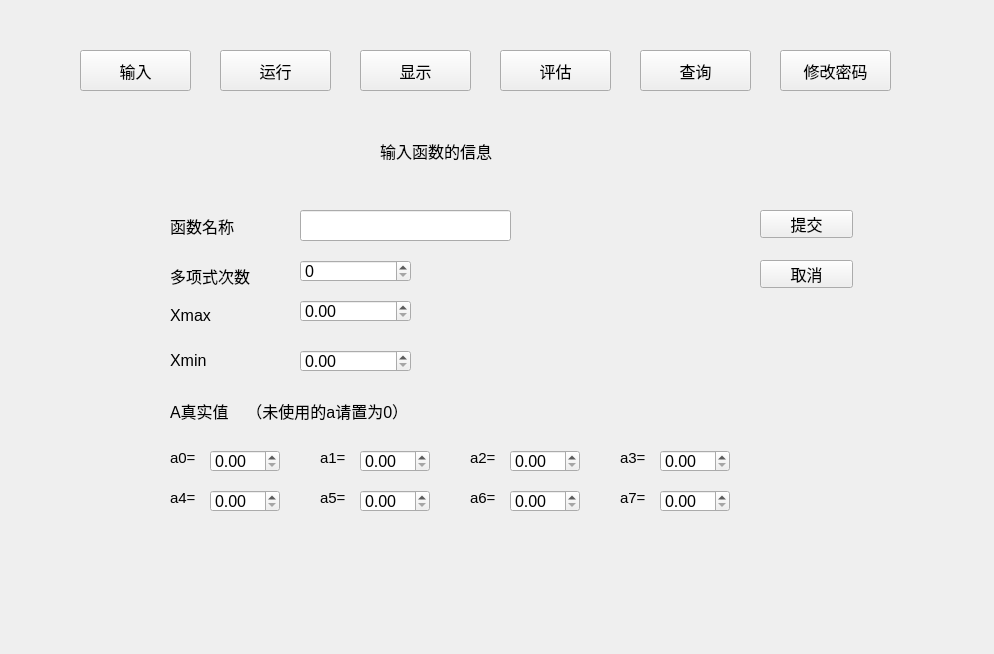
<?xml version="1.0" encoding="UTF-8"?>
<ui version="4.0">
 <class>Widget</class>
 <widget class="QWidget" name="Widget">
  <property name="geometry">
   <rect>
    <x>0</x>
    <y>0</y>
    <width>994</width>
    <height>654</height>
   </rect>
  </property>
  <property name="windowTitle">
   <string>Widget</string>
  </property>
  <widget class="QPushButton" name="RunButton">
   <property name="geometry">
    <rect>
     <x>220</x>
     <y>50</y>
     <width>111</width>
     <height>41</height>
    </rect>
   </property>
   <property name="font">
    <font>
     <pointsize>12</pointsize>
    </font>
   </property>
   <property name="text">
    <string>运行</string>
   </property>
  </widget>
  <widget class="QPushButton" name="FindButton">
   <property name="geometry">
    <rect>
     <x>640</x>
     <y>50</y>
     <width>111</width>
     <height>41</height>
    </rect>
   </property>
   <property name="font">
    <font>
     <pointsize>12</pointsize>
    </font>
   </property>
   <property name="text">
    <string>查询</string>
   </property>
  </widget>
  <widget class="QStackedWidget" name="StackedWidget">
   <property name="geometry">
    <rect>
     <x>60</x>
     <y>130</y>
     <width>801</width>
     <height>441</height>
    </rect>
   </property>
   <property name="font">
    <font>
     <pointsize>12</pointsize>
    </font>
   </property>
   <widget class="QWidget" name="Input">
    <widget class="QLabel" name="label">
     <property name="geometry">
      <rect>
       <x>320</x>
       <y>0</y>
       <width>231</width>
       <height>41</height>
      </rect>
     </property>
     <property name="font">
      <font>
       <family>Arial</family>
       <pointsize>12</pointsize>
      </font>
     </property>
     <property name="text">
      <string>输入函数的信息</string>
     </property>
    </widget>
    <widget class="QLabel" name="label_2">
     <property name="geometry">
      <rect>
       <x>110</x>
       <y>80</y>
       <width>91</width>
       <height>31</height>
      </rect>
     </property>
     <property name="text">
      <string>函数名称</string>
     </property>
    </widget>
    <widget class="QLabel" name="label_3">
     <property name="geometry">
      <rect>
       <x>110</x>
       <y>130</y>
       <width>111</width>
       <height>31</height>
      </rect>
     </property>
     <property name="text">
      <string>多项式次数</string>
     </property>
    </widget>
    <widget class="QLabel" name="label_4">
     <property name="geometry">
      <rect>
       <x>110</x>
       <y>170</y>
       <width>81</width>
       <height>31</height>
      </rect>
     </property>
     <property name="text">
      <string>Xmax</string>
     </property>
    </widget>
    <widget class="QLabel" name="label_5">
     <property name="geometry">
      <rect>
       <x>110</x>
       <y>210</y>
       <width>91</width>
       <height>41</height>
      </rect>
     </property>
     <property name="text">
      <string>Xmin</string>
     </property>
    </widget>
    <widget class="QLabel" name="label_6">
     <property name="geometry">
      <rect>
       <x>110</x>
       <y>260</y>
       <width>291</width>
       <height>41</height>
      </rect>
     </property>
     <property name="text">
      <string>A真实值    （未使用的a请置为0）</string>
     </property>
    </widget>
    <widget class="QLabel" name="label_7">
     <property name="geometry">
      <rect>
       <x>260</x>
       <y>320</y>
       <width>72</width>
       <height>15</height>
      </rect>
     </property>
     <property name="font">
      <font>
       <family>Arial</family>
       <pointsize>11</pointsize>
      </font>
     </property>
     <property name="text">
      <string>a1=</string>
     </property>
    </widget>
    <widget class="QLabel" name="label_8">
     <property name="geometry">
      <rect>
       <x>410</x>
       <y>320</y>
       <width>72</width>
       <height>15</height>
      </rect>
     </property>
     <property name="font">
      <font>
       <family>Arial</family>
       <pointsize>11</pointsize>
      </font>
     </property>
     <property name="text">
      <string>a2=</string>
     </property>
    </widget>
    <widget class="QLabel" name="label_9">
     <property name="geometry">
      <rect>
       <x>560</x>
       <y>320</y>
       <width>72</width>
       <height>15</height>
      </rect>
     </property>
     <property name="font">
      <font>
       <family>Arial</family>
       <pointsize>11</pointsize>
      </font>
     </property>
     <property name="text">
      <string>a3=</string>
     </property>
    </widget>
    <widget class="QLabel" name="label_10">
     <property name="geometry">
      <rect>
       <x>110</x>
       <y>360</y>
       <width>72</width>
       <height>15</height>
      </rect>
     </property>
     <property name="font">
      <font>
       <family>Arial</family>
       <pointsize>11</pointsize>
      </font>
     </property>
     <property name="text">
      <string>a4=</string>
     </property>
    </widget>
    <widget class="QLabel" name="label_11">
     <property name="geometry">
      <rect>
       <x>260</x>
       <y>360</y>
       <width>72</width>
       <height>15</height>
      </rect>
     </property>
     <property name="font">
      <font>
       <family>Arial</family>
       <pointsize>11</pointsize>
      </font>
     </property>
     <property name="text">
      <string>a5=</string>
     </property>
    </widget>
    <widget class="QLabel" name="label_12">
     <property name="geometry">
      <rect>
       <x>410</x>
       <y>360</y>
       <width>72</width>
       <height>15</height>
      </rect>
     </property>
     <property name="font">
      <font>
       <family>Arial</family>
       <pointsize>11</pointsize>
      </font>
     </property>
     <property name="text">
      <string>a6=</string>
     </property>
    </widget>
    <widget class="QLabel" name="label_13">
     <property name="geometry">
      <rect>
       <x>560</x>
       <y>360</y>
       <width>72</width>
       <height>15</height>
      </rect>
     </property>
     <property name="font">
      <font>
       <family>Arial</family>
       <pointsize>11</pointsize>
      </font>
     </property>
     <property name="text">
      <string>a7=</string>
     </property>
    </widget>
    <widget class="QLabel" name="label_14">
     <property name="geometry">
      <rect>
       <x>110</x>
       <y>320</y>
       <width>72</width>
       <height>16</height>
      </rect>
     </property>
     <property name="font">
      <font>
       <family>Arial</family>
       <pointsize>11</pointsize>
      </font>
     </property>
     <property name="text">
      <string>a0=</string>
     </property>
    </widget>
    <widget class="QLineEdit" name="nameline">
     <property name="geometry">
      <rect>
       <x>240</x>
       <y>80</y>
       <width>211</width>
       <height>31</height>
      </rect>
     </property>
    </widget>
    <widget class="QPushButton" name="pushButton">
     <property name="geometry">
      <rect>
       <x>700</x>
       <y>80</y>
       <width>93</width>
       <height>28</height>
      </rect>
     </property>
     <property name="text">
      <string>提交</string>
     </property>
    </widget>
    <widget class="QPushButton" name="pushButton_2">
     <property name="geometry">
      <rect>
       <x>700</x>
       <y>130</y>
       <width>93</width>
       <height>28</height>
      </rect>
     </property>
     <property name="text">
      <string>取消</string>
     </property>
    </widget>
    <widget class="QSpinBox" name="nspinBox">
     <property name="geometry">
      <rect>
       <x>240</x>
       <y>130</y>
       <width>111</width>
       <height>22</height>
      </rect>
     </property>
    </widget>
    <widget class="QDoubleSpinBox" name="XmaxdoubleSpinBox">
     <property name="geometry">
      <rect>
       <x>240</x>
       <y>170</y>
       <width>111</width>
       <height>22</height>
      </rect>
     </property>
    </widget>
    <widget class="QDoubleSpinBox" name="XmindoubleSpinBox">
     <property name="geometry">
      <rect>
       <x>240</x>
       <y>220</y>
       <width>111</width>
       <height>22</height>
      </rect>
     </property>
    </widget>
    <widget class="QDoubleSpinBox" name="a0SpinBox">
     <property name="geometry">
      <rect>
       <x>150</x>
       <y>320</y>
       <width>70</width>
       <height>22</height>
      </rect>
     </property>
    </widget>
    <widget class="QDoubleSpinBox" name="a1SpinBox">
     <property name="geometry">
      <rect>
       <x>300</x>
       <y>320</y>
       <width>70</width>
       <height>22</height>
      </rect>
     </property>
    </widget>
    <widget class="QDoubleSpinBox" name="a2SpinBox">
     <property name="geometry">
      <rect>
       <x>450</x>
       <y>320</y>
       <width>70</width>
       <height>22</height>
      </rect>
     </property>
    </widget>
    <widget class="QDoubleSpinBox" name="a3SpinBox">
     <property name="geometry">
      <rect>
       <x>600</x>
       <y>320</y>
       <width>70</width>
       <height>22</height>
      </rect>
     </property>
    </widget>
    <widget class="QDoubleSpinBox" name="a4SpinBox">
     <property name="geometry">
      <rect>
       <x>150</x>
       <y>360</y>
       <width>70</width>
       <height>22</height>
      </rect>
     </property>
    </widget>
    <widget class="QDoubleSpinBox" name="a5SpinBox">
     <property name="geometry">
      <rect>
       <x>300</x>
       <y>360</y>
       <width>70</width>
       <height>22</height>
      </rect>
     </property>
    </widget>
    <widget class="QDoubleSpinBox" name="a6SpinBox">
     <property name="geometry">
      <rect>
       <x>450</x>
       <y>360</y>
       <width>70</width>
       <height>22</height>
      </rect>
     </property>
    </widget>
    <widget class="QDoubleSpinBox" name="a7SpinBox">
     <property name="geometry">
      <rect>
       <x>600</x>
       <y>360</y>
       <width>70</width>
       <height>22</height>
      </rect>
     </property>
    </widget>
   </widget>
   <widget class="QWidget" name="Show">
    <widget class="QLabel" name="label_15">
     <property name="geometry">
      <rect>
       <x>350</x>
       <y>10</y>
       <width>141</width>
       <height>41</height>
      </rect>
     </property>
     <property name="text">
      <string>显示数据</string>
     </property>
    </widget>
    <widget class="QTableView" name="a_tableView">
     <property name="geometry">
      <rect>
       <x>60</x>
       <y>60</y>
       <width>291</width>
       <height>251</height>
      </rect>
     </property>
    </widget>
    <widget class="QTableView" name="a__tableView">
     <property name="geometry">
      <rect>
       <x>460</x>
       <y>60</y>
       <width>301</width>
       <height>251</height>
      </rect>
     </property>
    </widget>
    <widget class="QLabel" name="label_16">
     <property name="geometry">
      <rect>
       <x>170</x>
       <y>320</y>
       <width>91</width>
       <height>31</height>
      </rect>
     </property>
     <property name="font">
      <font>
       <family>Arial</family>
       <pointsize>11</pointsize>
      </font>
     </property>
     <property name="text">
      <string>真实的a</string>
     </property>
    </widget>
    <widget class="QLabel" name="label_17">
     <property name="geometry">
      <rect>
       <x>550</x>
       <y>330</y>
       <width>91</width>
       <height>21</height>
      </rect>
     </property>
     <property name="font">
      <font>
       <family>Arial</family>
       <pointsize>11</pointsize>
      </font>
     </property>
     <property name="text">
      <string>拟合后的a'</string>
     </property>
    </widget>
    <widget class="QPushButton" name="showButton">
     <property name="geometry">
      <rect>
       <x>260</x>
       <y>380</y>
       <width>93</width>
       <height>28</height>
      </rect>
     </property>
     <property name="text">
      <string>显示</string>
     </property>
    </widget>
    <widget class="QPushButton" name="pushButton_4">
     <property name="geometry">
      <rect>
       <x>480</x>
       <y>380</y>
       <width>93</width>
       <height>28</height>
      </rect>
     </property>
     <property name="text">
      <string>清除</string>
     </property>
    </widget>
   </widget>
   <widget class="QWidget" name="Find">
    <widget class="QLabel" name="label_18">
     <property name="geometry">
      <rect>
       <x>340</x>
       <y>0</y>
       <width>131</width>
       <height>31</height>
      </rect>
     </property>
     <property name="text">
      <string>查询函数</string>
     </property>
    </widget>
    <widget class="QLabel" name="label_19">
     <property name="geometry">
      <rect>
       <x>230</x>
       <y>390</y>
       <width>81</width>
       <height>21</height>
      </rect>
     </property>
     <property name="text">
      <string>函数次数</string>
     </property>
    </widget>
    <widget class="QPushButton" name="FindnameButton">
     <property name="geometry">
      <rect>
       <x>460</x>
       <y>390</y>
       <width>93</width>
       <height>28</height>
      </rect>
     </property>
     <property name="text">
      <string>查找</string>
     </property>
    </widget>
    <widget class="QTableView" name="a__tableView_2">
     <property name="geometry">
      <rect>
       <x>450</x>
       <y>50</y>
       <width>341</width>
       <height>261</height>
      </rect>
     </property>
    </widget>
    <widget class="QTableView" name="a_tableView_2">
     <property name="geometry">
      <rect>
       <x>50</x>
       <y>50</y>
       <width>311</width>
       <height>261</height>
      </rect>
     </property>
    </widget>
    <widget class="QLabel" name="label_23">
     <property name="geometry">
      <rect>
       <x>140</x>
       <y>320</y>
       <width>91</width>
       <height>31</height>
      </rect>
     </property>
     <property name="font">
      <font>
       <family>Arial</family>
       <pointsize>11</pointsize>
      </font>
     </property>
     <property name="text">
      <string>真实的a</string>
     </property>
    </widget>
    <widget class="QLabel" name="label_22">
     <property name="geometry">
      <rect>
       <x>550</x>
       <y>330</y>
       <width>91</width>
       <height>21</height>
      </rect>
     </property>
     <property name="font">
      <font>
       <family>Arial</family>
       <pointsize>11</pointsize>
      </font>
     </property>
     <property name="text">
      <string>拟合后的a'</string>
     </property>
    </widget>
    <widget class="QComboBox" name="comboBox">
     <property name="geometry">
      <rect>
       <x>340</x>
       <y>390</y>
       <width>87</width>
       <height>22</height>
      </rect>
     </property>
     <item>
      <property name="text">
       <string>1</string>
      </property>
     </item>
     <item>
      <property name="text">
       <string>2</string>
      </property>
     </item>
     <item>
      <property name="text">
       <string>3</string>
      </property>
     </item>
     <item>
      <property name="text">
       <string>4</string>
      </property>
     </item>
     <item>
      <property name="text">
       <string>5</string>
      </property>
     </item>
     <item>
      <property name="text">
       <string>6</string>
      </property>
     </item>
     <item>
      <property name="text">
       <string>7</string>
      </property>
     </item>
    </widget>
   </widget>
   <widget class="QWidget" name="Cpwd">
    <widget class="QLabel" name="label_20">
     <property name="geometry">
      <rect>
       <x>140</x>
       <y>70</y>
       <width>81</width>
       <height>21</height>
      </rect>
     </property>
     <property name="text">
      <string>原密码：</string>
     </property>
    </widget>
    <widget class="QLabel" name="label_21">
     <property name="geometry">
      <rect>
       <x>140</x>
       <y>130</y>
       <width>81</width>
       <height>41</height>
      </rect>
     </property>
     <property name="text">
      <string>新密码：</string>
     </property>
    </widget>
    <widget class="QLineEdit" name="oldpwdlineEdit">
     <property name="geometry">
      <rect>
       <x>270</x>
       <y>70</y>
       <width>261</width>
       <height>21</height>
      </rect>
     </property>
    </widget>
    <widget class="QLineEdit" name="newpwdlineEdit">
     <property name="geometry">
      <rect>
       <x>270</x>
       <y>140</y>
       <width>261</width>
       <height>21</height>
      </rect>
     </property>
    </widget>
    <widget class="QPushButton" name="submitButton">
     <property name="geometry">
      <rect>
       <x>260</x>
       <y>280</y>
       <width>93</width>
       <height>28</height>
      </rect>
     </property>
     <property name="text">
      <string>提交</string>
     </property>
    </widget>
    <widget class="QPushButton" name="cancelButton_2">
     <property name="geometry">
      <rect>
       <x>430</x>
       <y>280</y>
       <width>93</width>
       <height>28</height>
      </rect>
     </property>
     <property name="text">
      <string>取消</string>
     </property>
    </widget>
   </widget>
  </widget>
  <widget class="QPushButton" name="ShowButton">
   <property name="geometry">
    <rect>
     <x>360</x>
     <y>50</y>
     <width>111</width>
     <height>41</height>
    </rect>
   </property>
   <property name="font">
    <font>
     <pointsize>12</pointsize>
    </font>
   </property>
   <property name="text">
    <string>显示</string>
   </property>
  </widget>
  <widget class="QPushButton" name="InputButton">
   <property name="geometry">
    <rect>
     <x>80</x>
     <y>50</y>
     <width>111</width>
     <height>41</height>
    </rect>
   </property>
   <property name="font">
    <font>
     <family>Arial</family>
     <pointsize>12</pointsize>
    </font>
   </property>
   <property name="text">
    <string>输入</string>
   </property>
  </widget>
  <widget class="QPushButton" name="EvaluateButton">
   <property name="geometry">
    <rect>
     <x>500</x>
     <y>50</y>
     <width>111</width>
     <height>41</height>
    </rect>
   </property>
   <property name="font">
    <font>
     <pointsize>12</pointsize>
    </font>
   </property>
   <property name="text">
    <string>评估</string>
   </property>
  </widget>
  <widget class="QPushButton" name="CpwdButton">
   <property name="geometry">
    <rect>
     <x>780</x>
     <y>50</y>
     <width>111</width>
     <height>41</height>
    </rect>
   </property>
   <property name="font">
    <font>
     <pointsize>12</pointsize>
    </font>
   </property>
   <property name="text">
    <string>修改密码</string>
   </property>
  </widget>
 </widget>
 <layoutdefault spacing="6" margin="11"/>
 <resources/>
 <connections/>
</ui>
